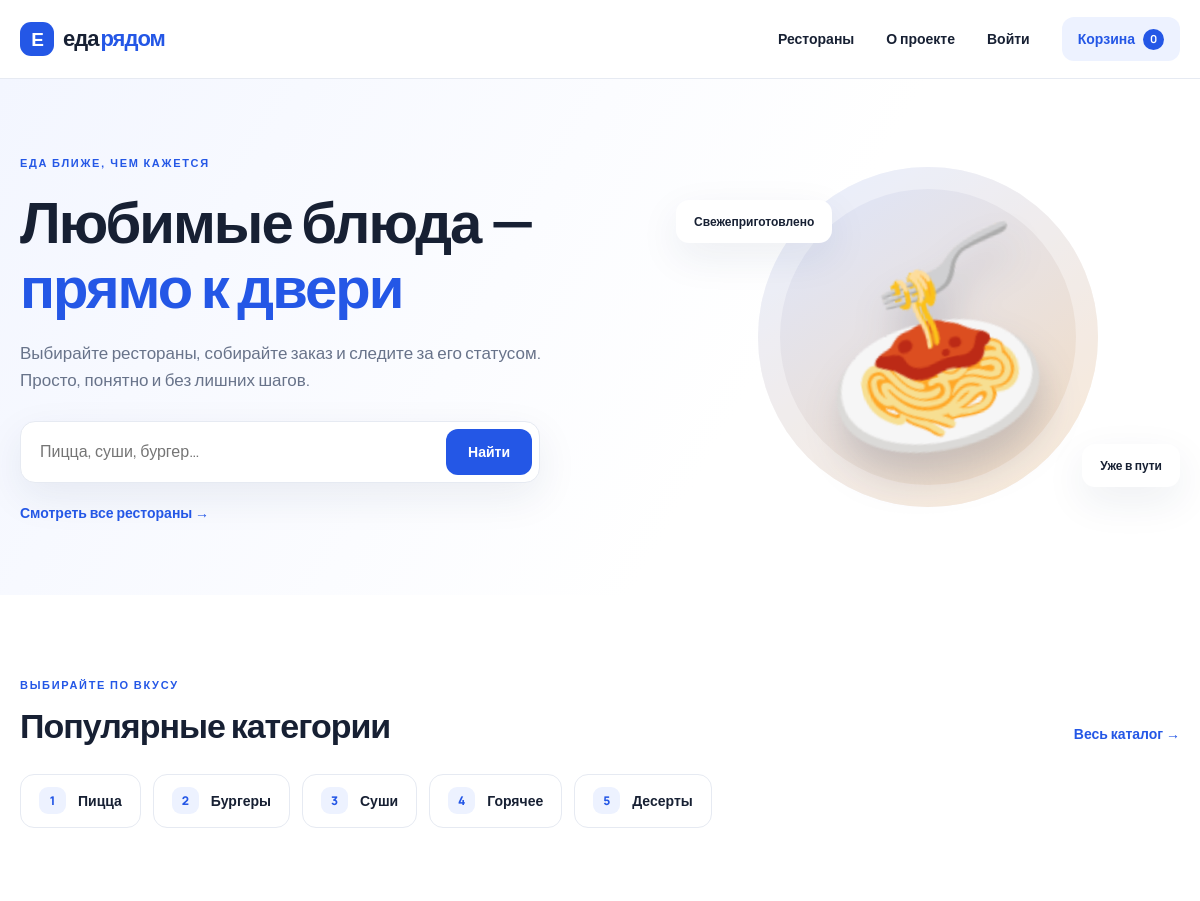
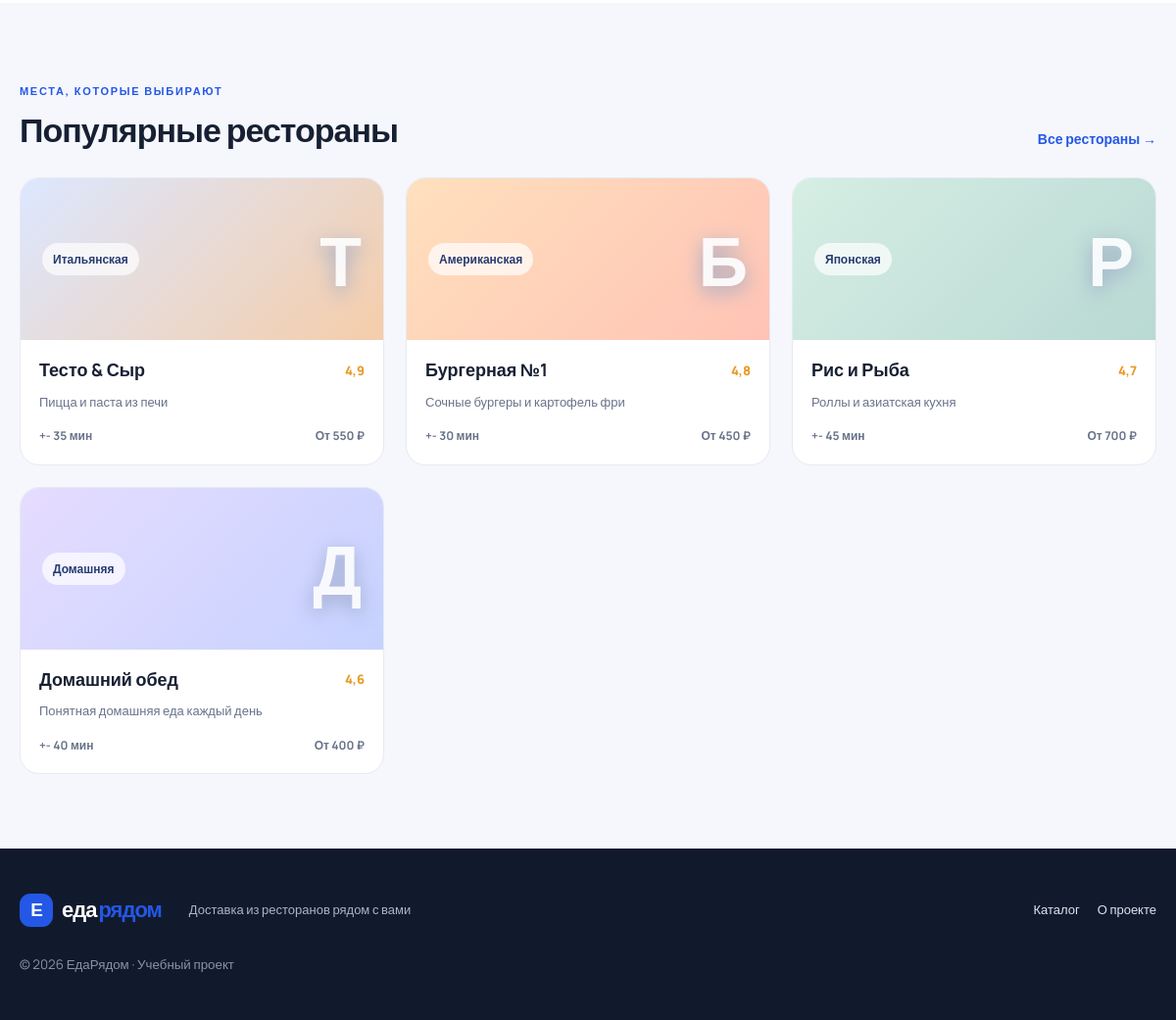
The page / on the database its author committed (2 pictures, top to bottom).
### delivery/models.py (models this page shows, shortened)
class Category(models.Model):
    name = models.CharField('Название', max_length=80)
    slug = models.SlugField(unique=True)

class Restaurant(models.Model):
    name = models.CharField('Название', max_length=120)
    slug = models.SlugField(unique=True)
    description = models.TextField('Описание')
    cuisine = models.CharField('Кухня', max_length=80)
    image = models.ImageField('Изображение', upload_to='restaurants/', blank=True)
    delivery_zone = models.ForeignKey(DeliveryZone, on_delete=models.PROTECT, verbose_name='Зона доставки')
    minimum_order = models.DecimalField('Минимальный заказ', max_digits=8, decimal_places=2, default=500)
    rating = models.FloatField('Рейтинг', default=4.7, validators=[MinValueValidator(0)])
    delivery_minutes = models.PositiveIntegerField('Ориентир доставки', default=40)
    is_active = models.BooleanField('Активен', default=True)

### delivery/views.py (the view)
# urls.py: path('', views.home, name='home'),
def home(request):
    restaurants = Restaurant.objects.filter(is_active=True).order_by('-rating')[:6]
    categories = Category.objects.all()[:8]
    return render(request, 'delivery/home.html', {'restaurants': restaurants, 'categories': categories})

### templates/delivery/home.html (shortened to what this page needs)
{% extends 'delivery/base.html' %}
{% block content %}
<section class="hero">
    <div class="container hero-grid">
        <div class="hero-copy">
            <span class="eyebrow">ЕДА БЛИЖЕ, ЧЕМ КАЖЕТСЯ</span>
            <h1>Любимые блюда —<br><em>прямо к двери</em></h1>
            <p>Выбирайте рестораны, собирайте заказ и следите за его статусом.
                Просто, понятно и без лишних шагов.</p>
                <form class="hero-search" action="{% url 'search' %}" method="get">
                    <input id="hero-q" name="q" placeholder="Пицца, суши, бургер…">
                    <button class="btn" type="submit">Найти</button>
                </form>
                <a class="text-link" href="{% url 'catalog' %}">Смотреть все рестораны →</a>
            </div>
            <div class="hero-art" aria-label="Иллюстрация доставки еды">
                <div class="art-circle"></div>
                <div class="food-emoji" aria-hidden="true">🍝</div>
                <div class="art-note note-one">Свежеприготовлено</div>
                <div class="art-note note-two">Уже в пути</div>
            </div>
        </div>
    </section>
<section class="section container">
    <div class="section-head">
        <div><span class="eyebrow">ВЫБИРАЙТЕ ПО ВКУСУ</span>
            <h2>Популярные категории</h2>
        </div>
        <a class="text-link" href="{% url 'catalog' %}">Весь каталог →</a>
    </div>
    <div class="category-row">
        {% for category in categories %}
        <a class="category-chip" href="{% url 'catalog' %}?category={{ category.slug }}">
            <span>{{ forloop.counter|add:0|floatformat:0 }}</span>
            {{ category.name }}
        </a>
            {% empty %}
            <p>Категории появятся после заполнения каталога.</p>
            {% endfor %}
        </div>
    </section>
<section class="section section-soft">
    <div class="container">
        <div class="section-head">
            <div>
                <span class="eyebrow">МЕСТА, КОТОРЫЕ ВЫБИРАЮТ</span>
                <h2>Популярные рестораны</h2></div>
                <a class="text-link" href="{% url 'catalog' %}">Все рестораны →</a>
            </div>
            <div class="restaurant-grid">
                {% for restaurant in restaurants %}
                <article class="restaurant-card">
                    <a class="restaurant-visual visual-{{ forloop.counter }}"
                        href="{% url 'restaurant_detail' restaurant.slug %}"
                        aria-label="Открыть {{ restaurant.name }}">
                        <span>
                           {{ restaurant.cuisine }}
                        </span>
                        <strong>
                            {{ restaurant.name|slice:':1' }}
                        </strong>
                    </a>
                    <div class="card-body">
                        <div class="card-title">
                            <h3><a href="{% url 'restaurant_detail' restaurant.slug %}">{{ restaurant.name }}</a></h3>
                            <span class="rating">
                                {{ restaurant.rating|floatformat:1 }}
                            </span>
                        </div>
                        <p>{{ restaurant.description|truncatechars:78 }}</p>
                        <div class="card-meta">
                            <span>+- {{ restaurant.delivery_minutes }} мин</span>
                            <span>От {{ restaurant.minimum_order|floatformat:0 }} ₽</span>
                        </div>
                    </div>
                </article>
                {% empty %}
                <p>Пока нет ресторанов. Выполните команду <code>python manage.py seed_demo</code>.</p>
                {% endfor %}
            </div>
        </div>
    </section>
{% endblock %}

### templates/delivery/base.html (shortened to what this page needs)
{% load static %}
<!doctype html>
<html lang="ru">
<head>
  <link rel="stylesheet" href="{% static 'css/style.css' %}">
</head>
<body>
<header class="site-header">
  <div class="container header-row">
    <a class="logo" href="{% url 'home' %}" aria-label="ЕдаРядом — главная">
      <span class="logo-mark">Е</span>еда<span>рядом</span></a>
    <nav class="main-nav" aria-label="Основная навигация">
      <a href="{% url 'catalog' %}">Рестораны</a>
      <a href="{% url 'about' %}">О проекте</a>
      {% if user.is_authenticated %}
      <a href="{% url 'profile' %}">Профиль</a>
      {% else %}
      <a href="{% url 'login' %}">Войти</a>
      {% endif %}
      <a class="nav-cart" href="{% url 'cart' %}">Корзина
        <span id="cart-count">{{ request.session.cart|length|default:0 }}</span>
      </a>
    </nav>
  </div>
</header>
<main>
  {% block content %}
  {% endblock %}
</main>
<footer class="site-footer">
  <div class="container footer-row">
    <a class="logo footer-logo" href="{% url 'home' %}">
      <span class="logo-mark">Е</span>еда<span>рядом</span></a><p>Доставка из ресторанов рядом с вами</p>
      <nav aria-label="Дополнительная навигация">
        <a href="{% url 'catalog' %}">Каталог</a>
        <a href="{% url 'about' %}">О проекте</a>
      </nav>
    <small>© 2026 ЕдаРядом · Учебный проект</small>
  </div>
  </footer>
</body></html>

### rows shown on the page
Category: name "Пицца"
Category: name "Бургеры"
Category: name "Суши"
Category: name "Горячее"
Category: name "Десерты"
Restaurant: cuisine "Итальянская", name "Т", name "Тесто & Сыр", rating "4,9", description "Пицца и паста из печи", delivery_minutes "35", minimum_order "550"
Restaurant: cuisine "Американская", name "Б", name "Бургерная №1", rating "4,8", description "Сочные бургеры и картофель фри", delivery_minutes "30", minimum_order "450"
Restaurant: cuisine "Японская", name "Р", name "Рис и Рыба", rating "4,7", description "Роллы и азиатская кухня", delivery_minutes "45", minimum_order "700"
Restaurant: cuisine "Домашняя", name "Д", name "Домашний обед", rating "4,6", description "Понятная домашняя еда каждый день", delivery_minutes "40", minimum_order "400"

### other values the page prints
{{ request.session.cart|length|default:0 }} "0"
